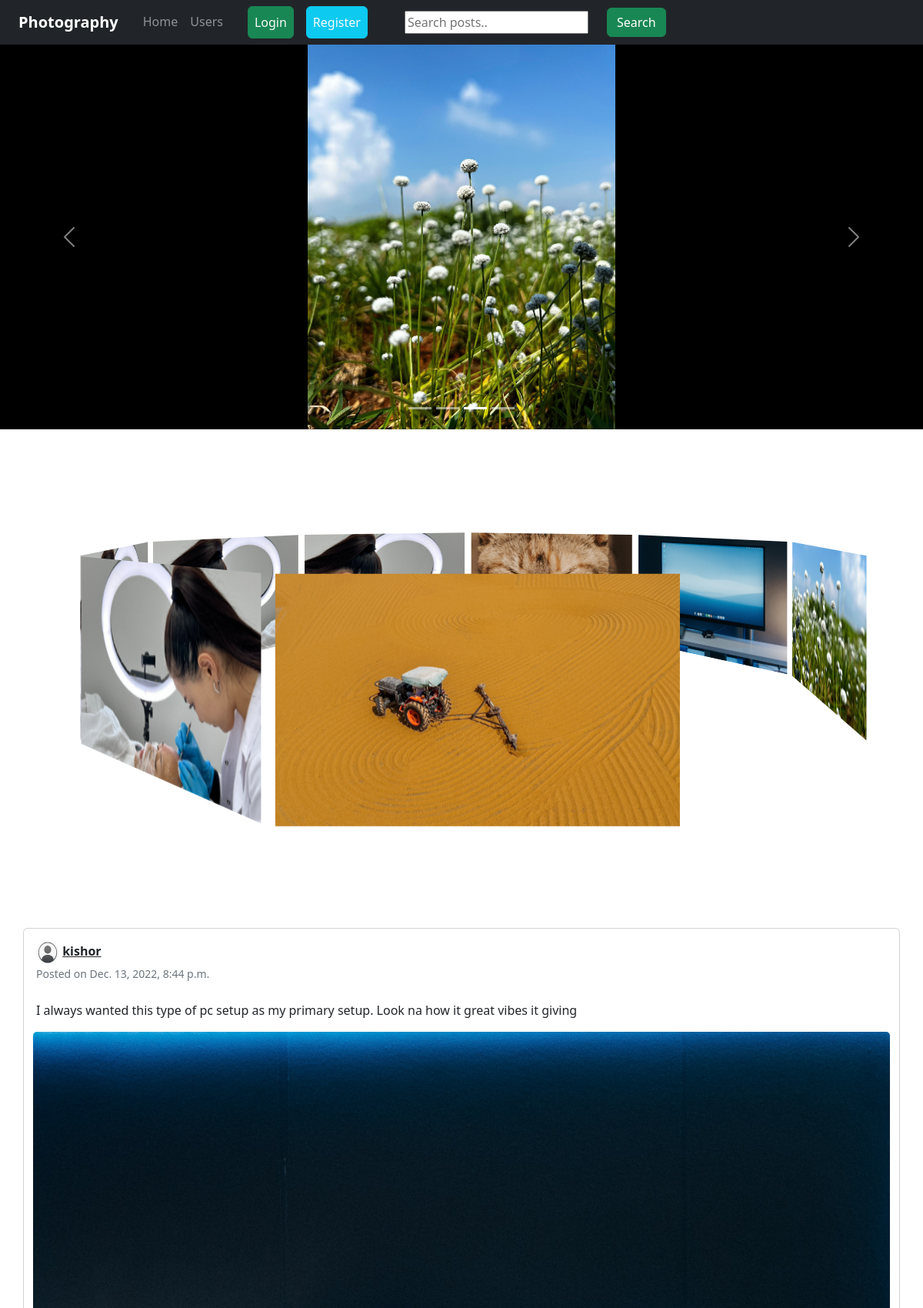
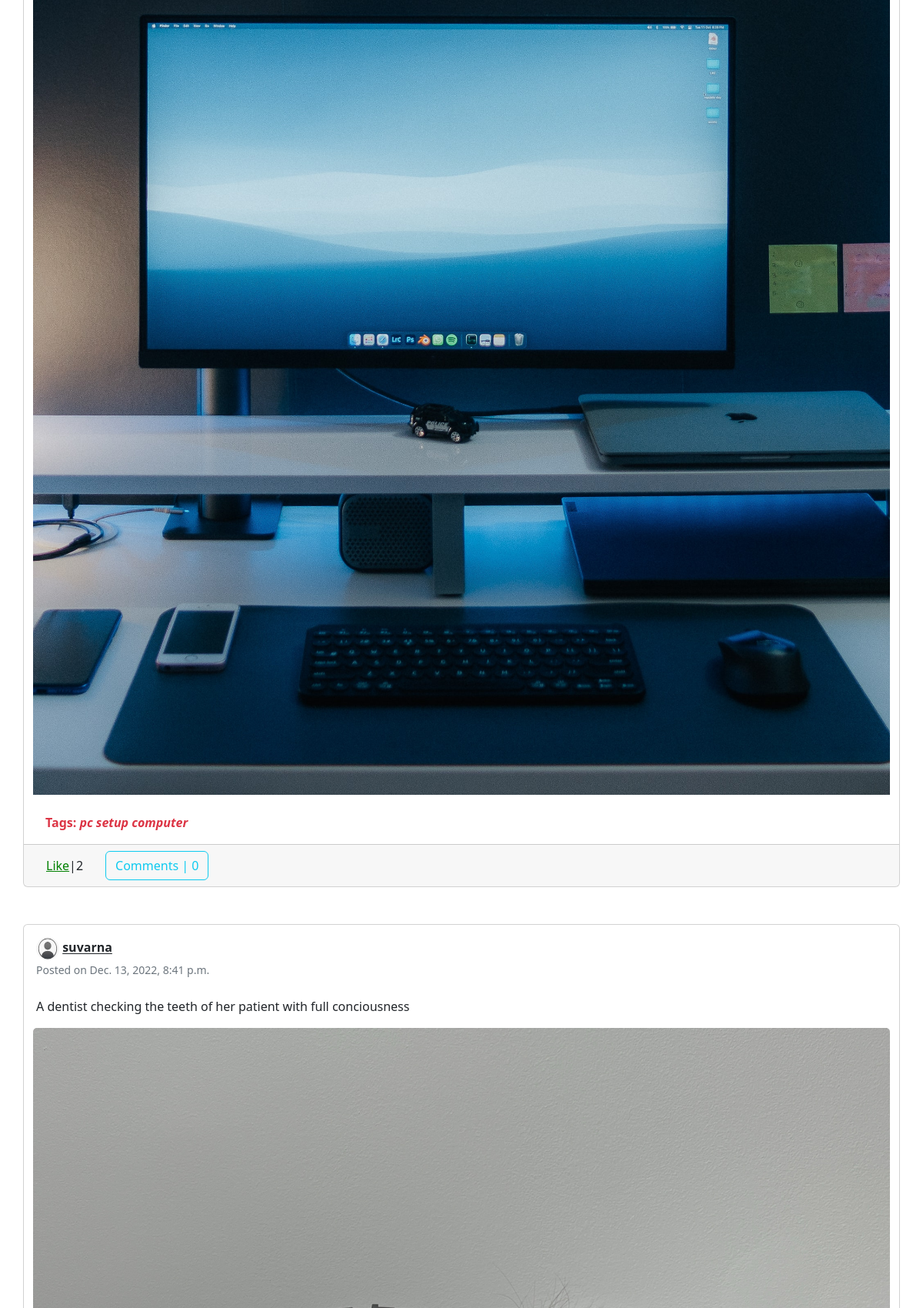
The page / (upper part) on the database its author committed (2 pictures, top to bottom).
### feed/models.py (models this page shows, shortened)
class Post(models.Model):
	description = models.CharField(max_length=255, blank=True)
	pic = models.ImageField(upload_to='path/to/img')
	date_posted = models.DateTimeField(default=timezone.now)
	user_name = models.ForeignKey(User, on_delete=models.CASCADE)
	tags = models.CharField(max_length=100, blank=True)

### users/models.py (models this page shows, shortened)
class Profile(models.Model):
	user = models.OneToOneField(User, on_delete=models.CASCADE)
	image = models.ImageField(default='default.png', upload_to='profile_pics')
	slug = AutoSlugField(populate_from='user')
	bio = models.CharField(max_length=255, blank=True)
	def get_absolute_url(self):
		return "/users/{}".format(self.slug)

### feed/views.py (the view)
# urls.py: path('', PostListView.as_view(), name='home'),
class PostListView(ListView):
    model = Post
    template_name = 'feed/home.html'
    context_object_name = 'posts'
    ordering = ['-date_posted']
    paginate_by = 10
    def get_context_data(self, **kwargs):
        context = super(PostListView, self).get_context_data(**kwargs)
        items = list(Post.objects.all())
        random_items = random.sample(items, 6)
        context['carousel_item'] = random_items
        if self.request.user.is_authenticated:
            liked = [i for i in Post.objects.all() if Like.objects.filter(
                user=self.request.user, post=i)]
            context['liked_post'] = liked
        return context

### templates/feed/home.html (shortened to what this page needs)
{% extends "feed/layout.html" %}
{% load static %}
{% block cssfiles %}
<link rel="stylesheet" type="text/css" href="{%static 'css/carousel_3d_layout.css' %}" />
{% endblock cssfiles %}
{% block searchform %}
<form class="form-inline my-2 my-lg-0 ml-5" action="{% url 'search_posts' %}" method="get">
    <input name="p" type="text" placeholder="Search posts..">
    <button class="btn btn-success my-2 my-sm-0 ml-4" type="submit">Search</button>
</form>
{% endblock searchform %}
{% block content %}
<div class="" style="height:100vhy">
    <div id="carouselExampleIndicators" class="carousel-container carousel slide carousel-fade" data-bs-ride="carousel">
        <div class="carousel-indicators">
            <button type="button" data-bs-target="#carouselExampleIndicators" data-bs-slide-to="0" class="active"
                aria-current="true" aria-label="Slide 1"></button>
            <button type="button" data-bs-target="#carouselExampleIndicators" data-bs-slide-to="1"
                aria-label="Slide 2"></button>
            <button type="button" data-bs-target="#carouselExampleIndicators" data-bs-slide-to="2"
                aria-label="Slide 3"></button>
            <button type="button" data-bs-target="#carouselExampleIndicators" data-bs-slide-to="3"
                aria-label="Slide 3"></button>
        </div>
        <div class="carousel-inner">
            <div class="carousel-item" data-bs-interval="2000">
                <img src="{{ carousel_item.2.pic.url }}" class="center-carousel" alt="...">
            </div>
        </div>
        <button class="carousel-control-prev" type="button" data-bs-target="#carouselExampleIndicators"
            data-bs-slide="prev">
            <span class="carousel-control-prev-icon" aria-hidden="true"></span>
        </button>
        <button class="carousel-control-next" type="button" data-bs-target="#carouselExampleIndicators"
            data-bs-slide="next">
            <span class="carousel-control-next-icon" aria-hidden="true"></span>
        </button>
    </div>
</div>
<div class="row">
    <div class="carousel-3d-container" style="margin-bottom: 500px;">
        <div>
            <div class="carousel__face" style="background-image: url('{{ carousel_item.0.pic.url }}')"></div>
            <div class="carousel__face" style="background-image: url('{{ carousel_item.1.pic.url }}')"></div>
            <div class="carousel__face" style="background-image: url('{{ carousel_item.2.pic.url }}')"></div>
            <div class="carousel__face" style="background-image: url('{{ carousel_item.3.pic.url }}')"></div>
            <div class="carousel__face" style="background-image: url('{{ carousel_item.4.pic.url }}')"></div>
            <div class="carousel__face" style="background-image: url('{{ carousel_item.5.pic.url }}')"></div>
            <div class="carousel__face" style="background-image: url('{{ carousel_item.5.pic.url }}')"></div>
        </div>
    </div>
</div>
<div class="container">
    {% for post in posts %}
    <div class="card card-signin my-5 row">
        <div class="card-body">
            <a href="{{ post.user_name.profile.get_absolute_url }}"><img src="{{ post.user_name.profile.image.url }}"
                    class="rounded-circle" width="30" height="30" alt=""></a>
            <a class="text-dark" href="{{ post.user_name.profile.get_absolute_url }}"><b>{{ post.user_name }}</b></a>
            <br><small class="text-muted">Posted on {{ post.date_posted }}</small>
            <br><br>
            <p class="card-text text-dark">{{ post.description }}</p>
        </div>
        <a href="{% url 'post-detail' post.id %}"><img class="card-img-top" src="{{ post.pic.url }}" alt=""></a>
        {% if post.tags %}
        <br>
        <p class="text-danger ml-3"><b>Tags: <i>{{ post.tags }}</i></b></p>
        {% endif %}
        <div class="card-footer" style="display:flex; flex-direction: row;">
            <button class="btn btn-white mr-3 like" style="display:flex; flex-direction: row;" id="{{ post.id }}">
                {% if post in liked_post %}
                <a href="{% url 'post-like' %}" style="color:red;" id="likebtn{{ post.id }}">Unlike</a>|
                <p style="margin-bottom: 0px;" id="likebtn_count{{ post.id }}">{{post.likes.count}}</p>
                {% else %}
                <a href="{% url 'post-like' %}" style="color:green;" id="likebtn{{ post.id }}">Like</a>|
                <p style="margin-bottom: 0px;" id="likebtn_count{{ post.id }}">{{post.likes.count}}</p>
                {% endif %}
            </button>
            <a class="btn btn-outline-info" href="{% url 'post-detail' post.id %}">Comments |
                {{ post.details.count }}</a>
        </div>
    </div>
    {% endfor %}
</div>
{% endblock content %}

### static/css/carousel_3d_layout.css (style rules this page uses)
.carousel-3d-container { position: relative; width: 320px; margin: 100px auto 0 auto; perspective: 1000px; }
.carousel-3d-container>div { position: absolute; width: 100%; height: 100%; transform-style: preserve-3d; animation: rotate360 60s infinite forwards linear; }
.carousel__face { position: absolute; height: 187px; top: 50px; left: 10px; right: 10px; background-size: cover; display: flex; object-fit: cover; background-position: center; }
.carousel__face:nth-child(1) { transform: rotateY(0deg) translateZ(430px); }
.carousel__face:nth-child(2) { transform: rotateY(40deg) translateZ(430px); }
.carousel__face:nth-child(3) { transform: rotateY(80deg) translateZ(430px); }
.carousel__face:nth-child(4) { transform: rotateY(120deg) translateZ(430px); }
.carousel__face:nth-child(5) { transform: rotateY(160deg) translateZ(430px); }
.carousel__face:nth-child(6) { transform: rotateY(200deg) translateZ(430px); }
.carousel__face:nth-child(9) { transform: rotateY(320deg) translateZ(430px); }

### templates/feed/home.html (style rules this page uses)
.carousel-container { background-color: black; }
div.carousel-item>img { height: 500px; }
.center-carousel { display: block; margin-left: auto; margin-right: auto; }

### rows shown on the page
Post: pic (picture)
Post: pic (picture)
Post: pic (picture), user_name.profile.image (placeholder picture), user_name "kishor", date_posted "Dec. 13, 2022, 8:44 p.m.", description "I always wanted this type of pc setup as my primary setup. Look na how it great vibes it giving", tags "pc setup computer", likes.count "2", details.count "0"
Post: pic (picture)
Post: pic (picture), user_name.profile.image (placeholder picture), user_name "suvarna", date_posted "Dec. 13, 2022, 8:41 p.m.", description "A dentist checking the teeth of her patient with full conciousness"
